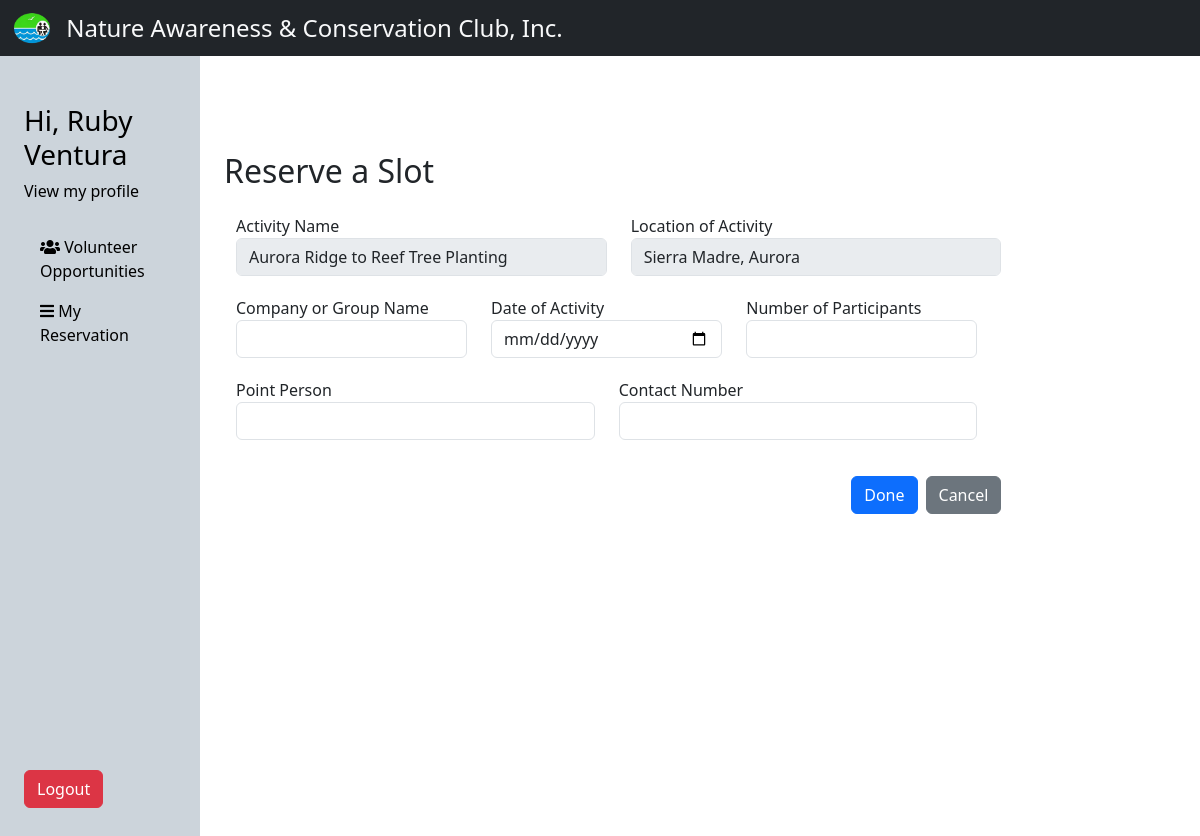
Page /clientreserve.php?id=1 (signed in) on the committed database.
### tables this page shows
CREATE TABLE `program` (
  `id` int(11) NOT NULL,
  `name` varchar(50) NOT NULL,
  `location` varchar(50) NOT NULL,
  `description` text NOT NULL,
  `start_date` date NOT NULL,
  `end_date` date NOT NULL,
  `admin_id` int(11) NOT NULL
);

### clientreserve.php (the view, shortened to what this page needs)
<?php
require_once "config.php";
$id = $_SESSION['id'];
$result = mysqli_query($conn,"SELECT * from `program` WHERE `id` = '$id'");
$row = mysqli_fetch_assoc($result);
$prog_name = $row['name'];
$prog_location  = $row['location'];
$name = $date = $participants = $person = $contact_num = null;
$name_err = $date_err = $participants_err = $person_err = $contact_num_err = null;
?>
<!DOCTYPE html>
<html lang="en">
<head>
        <?php include("panelheader.php")?>
        <div class="col-md-10">
            <div class="container mt-5 d-flex flex-column justify-content-center">
                <br> <br>
                <div class="row mb-3">
                    <div class="col">
                        <h2>Reserve a Slot</h2>
                    </div>
                </div>
                <div class="row">
                    <div class="col-sm-10">
                    <div class="edit-form-container">
                      <form action="clientreserve.php" method="post">
                        <div class="container">
                          <div class="row">
                            <div class="col">
                              <div class="form-group">
                                <label for="progName">Activity Name</label>
                                <input type="text" class="form-control" id="progName" name="prog_name" value="<?php echo $prog_name?>" disabled>
                              </div>
                            </div>
                            <div class="col">
                              <div class="form-group">
                                <label for="progLocation">Location of Activity</label>
                                <input type="text" class="form-control" id="progLocation" name="prog_location" value="<?php echo $prog_location?>" disabled>
                              </div>
                            </div>
                            <div class="row">
                              <div class="col-4">
                                <div class="form-group">
                                  <label for="name">Company or Group Name</label>
                                  <input type="text" class="form-control <?php echo (!empty($name_err)) ? 'is-invalid' : ''; ?>" id="name" name="name" value="<?php echo $name; ?>" >
                                </div>
                              </div>
                              <div class="col-4">
                                <div class="form-group">
                                  <label for="date">Date of Activity</label>
                                  <input type="date" class="form-control <?php echo (!empty($date_err)) ? 'is-invalid' : ''; ?>" id="date" name="date" value="<?php echo $date; ?>" >
                                </div>
                              </div>
                              <div class="col-4">
                                <div class="form-group">
                                  <label for="participants">Number of Participants</label>
                                  <input type="number" class="form-control <?php echo (!empty($participants_err)) ? 'is-invalid' : ''; ?>" id="participants" name="participants" value="<?php echo $participants; ?>" >
                                </div>
                              </div>
                            </div>
                            <div class="row">
                              <div class="col">
                                <div class="form-group">
                                  <label for="person">Point Person</label>
                                  <input type="text" class="form-control <?php echo (!empty($person_err)) ? 'is-invalid' : ''; ?>" id="person" name="person" value="<?php echo $person; ?>" >
                                </div>
                              </div>
                              <div class="col">
                                <div class="form-group">
                                  <label for="contactNum">Contact Number</label>
                                  <input type="text" class="form-control <?php echo (!empty($contact_num_err)) ? 'is-invalid' : ''; ?>" id="contactNum" name="contact_num" value="<?php echo $contact_num; ?>" >
                                </div>
                              </div>
                            </div>
                          </div>
                          <div class="form-group-submit mt-3 d-flex justify-content-end">
                            <input type="submit" class="btn btn-primary" name="submit" value="Done">
                            <a href="clientvolunteer.php"><button type="button" class="btn btn-secondary ms-2">Cancel</button></a>
                          </div>
                        </div>
                      </form>
                    </div>
                    </div>
                </div>
            </div>
        </div>
    </div>
    <?php include('panelfooter.php') ?>

### clientreserve.php (style rules this page uses)
.form-group { margin-bottom:20px; }

### panelheader.php (style rules this page uses)
body { margin: 0; padding: 0; }

### rows in the picture
program: prog_name "Aurora Ridge to Reef Tree Planting", prog_location "Sierra Madre, Aurora"

### other values in the picture
$_SESSION['username'] "Ruby Ventura"
